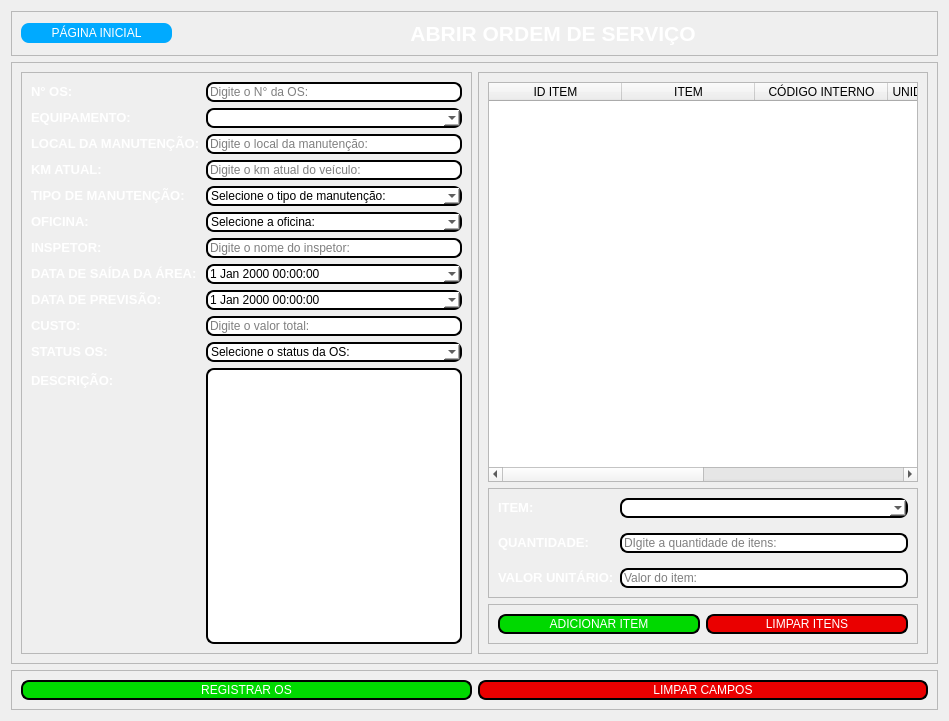
         <widget class="QWidget" name="page_15">
          <layout class="QVBoxLayout" name="verticalLayout_45">
           <item>
            <widget class="QFrame" name="frame_abrir_os_titulo">
             <property name="frameShape">
              <enum>QFrame::StyledPanel</enum>
             </property>
             <property name="frameShadow">
              <enum>QFrame::Raised</enum>
             </property>
             <layout class="QHBoxLayout" name="horizontalLayout_53">
              <item>
               <widget class="QPushButton" name="btn_abrir_os_pg_inicial">
                <property name="minimumSize">
                 <size>
                  <width>0</width>
                  <height>20</height>
                 </size>
                </property>
                <property name="maximumSize">
                 <size>
                  <width>200</width>
                  <height>16777215</height>
                 </size>
                </property>
                <property name="styleSheet">
                 <string notr="true">background-color: rgb(0, 170, 255);
color: rgb(255, 255, 255);
border-radius: 8px;
border: 0px;</string>
                </property>
                <property name="text">
                 <string>PÁGINA INICIAL</string>
                </property>
               </widget>
              </item>
              <item>
               <widget class="QLabel" name="lbl_abrir_os_titulo">
                <property name="minimumSize">
                 <size>
                  <width>750</width>
                  <height>0</height>
                 </size>
                </property>
                <property name="text">
                 <string>&lt;html&gt;&lt;head/&gt;&lt;body&gt;&lt;p align=&quot;center&quot;&gt;&lt;span style=&quot; font-size:16pt; font-weight:600; color:#ffffff;&quot;&gt;ABRIR ORDEM DE SERVIÇO&lt;/span&gt;&lt;/p&gt;&lt;/body&gt;&lt;/html&gt;</string>
                </property>
               </widget>
              </item>
             </layout>
            </widget>
           </item>
           <item>
            <widget class="QFrame" name="frame_abrir_os">
             <property name="frameShape">
              <enum>QFrame::StyledPanel</enum>
             </property>
             <property name="frameShadow">
              <enum>QFrame::Raised</enum>
             </property>
             <layout class="QHBoxLayout" name="horizontalLayout_55">
              <item>
               <widget class="QFrame" name="frame_abrir_os_info">
                <property name="minimumSize">
                 <size>
                  <width>0</width>
                  <height>500</height>
                 </size>
                </property>
                <property name="frameShape">
                 <enum>QFrame::StyledPanel</enum>
                </property>
                <property name="frameShadow">
                 <enum>QFrame::Raised</enum>
                </property>
                <layout class="QFormLayout" name="formLayout_9">
                 <item row="1" column="0">
                  <widget class="QLabel" name="lbl_abrir_os_numero">
                   <property name="text">
                    <string>&lt;html&gt;&lt;head/&gt;&lt;body&gt;&lt;p&gt;&lt;span style=&quot; font-size:10pt; font-weight:600; color:#ffffff;&quot;&gt;N° OS:&lt;/span&gt;&lt;/p&gt;&lt;/body&gt;&lt;/html&gt;</string>
                   </property>
                  </widget>
                 </item>
                 <item row="1" column="1">
                  <widget class="QLineEdit" name="edit_abrir_os_numero">
                   <property name="styleSheet">
                    <string notr="true">border-radius: 8px;
border:  2px solid black;
background-color: rgb(255, 255, 255);</string>
                   </property>
                   <property name="placeholderText">
                    <string>Digite o N° da OS:</string>
                   </property>
                  </widget>
                 </item>
                 <item row="6" column="0">
                  <widget class="QLabel" name="lbl_abrir_os_local">
                   <property name="text">
                    <string>&lt;html&gt;&lt;head/&gt;&lt;body&gt;&lt;p&gt;&lt;span style=&quot; font-size:10pt; font-weight:600; color:#ffffff;&quot;&gt;LOCAL DA MANUTENÇÃO:&lt;/span&gt;&lt;/p&gt;&lt;/body&gt;&lt;/html&gt;</string>
                   </property>
                  </widget>
                 </item>
                 <item row="6" column="1">
                  <widget class="QLineEdit" name="edit_abrir_os_local">
                   <property name="styleSheet">
                    <string notr="true">border-radius: 8px;
border:  2px solid black;
background-color: rgb(255, 255, 255);</string>
                   </property>
                   <property name="placeholderText">
                    <string>Digite o local da manutenção:</string>
                   </property>
                  </widget>
                 </item>
                 <item row="4" column="0">
                  <widget class="QLabel" name="lbl_abrir_os_equipamento">
                   <property name="text">
                    <string>&lt;html&gt;&lt;head/&gt;&lt;body&gt;&lt;p&gt;&lt;span style=&quot; font-size:10pt; font-weight:600; color:#ffffff;&quot;&gt;EQUIPAMENTO:&lt;/span&gt;&lt;/p&gt;&lt;/body&gt;&lt;/html&gt;</string>
                   </property>
                  </widget>
                 </item>
                 <item row="4" column="1">
                  <widget class="QComboBox" name="box_abrir_os_equipamento">
                   <property name="styleSheet">
                    <string notr="true">border-radius: 8px;
border:  2px solid black;
background-color: rgb(255, 255, 255);</string>
                   </property>
                  </widget>
                 </item>
                 <item row="8" column="0">
                  <widget class="QLabel" name="lbl_abrir_os_km_atual">
                   <property name="text">
                    <string>&lt;html&gt;&lt;head/&gt;&lt;body&gt;&lt;p&gt;&lt;span style=&quot; font-size:10pt; font-weight:600; color:#ffffff;&quot;&gt;KM ATUAL:&lt;/span&gt;&lt;/p&gt;&lt;/body&gt;&lt;/html&gt;</string>
                   </property>
                  </widget>
                 </item>
                 <item row="8" column="1">
                  <widget class="QLineEdit" name="edit_abrir_os_km_atual">
                   <property name="styleSheet">
                    <string notr="true">border-radius: 8px;
border:  2px solid black;
background-color: rgb(255, 255, 255);</string>
                   </property>
                   <property name="placeholderText">
                    <string>Digite o km atual do veículo:</string>
                   </property>
                  </widget>
                 </item>
                 <item row="10" column="0">
                  <widget class="QLabel" name="lbl_abrir_os_tipo">
                   <property name="text">
                    <string>&lt;html&gt;&lt;head/&gt;&lt;body&gt;&lt;p&gt;&lt;span style=&quot; font-size:10pt; font-weight:600; color:#ffffff;&quot;&gt;TIPO DE MANUTENÇÃO:&lt;/span&gt;&lt;/p&gt;&lt;/body&gt;&lt;/html&gt;</string>
                   </property>
                  </widget>
                 </item>
                 <item row="10" column="1">
                  <widget class="QComboBox" name="box_abrir_os_tipo">
                   <property name="styleSheet">
                    <string notr="true">border-radius: 8px;
border:  2px solid black;
background-color: rgb(255, 255, 255);</string>
                   </property>
                   <item>
                    <property name="text">
                     <string>Selecione o tipo de manutenção:</string>
                    </property>
                   </item>
                   <item>
                    <property name="text">
                     <string>PREVENTIVA</string>
                    </property>
                   </item>
                   <item>
                    <property name="text">
                     <string>CORRETIVA_PLANEJADA</string>
                    </property>
                   </item>
                   <item>
                    <property name="text">
                     <string>CORRETIVA_NÃO_PLANEJADA</string>
                    </property>
                   </item>
                   <item>
                    <property name="text">
                     <string>REVISÃO</string>
                    </property>
                   </item>
                  </widget>
                 </item>
                 <item row="12" column="0">
                  <widget class="QLabel" name="lbl_abrir_os_oficina">
                   <property name="text">
                    <string>&lt;html&gt;&lt;head/&gt;&lt;body&gt;&lt;p&gt;&lt;span style=&quot; font-size:10pt; font-weight:600; color:#ffffff;&quot;&gt;OFICINA:&lt;/span&gt;&lt;/p&gt;&lt;/body&gt;&lt;/html&gt;</string>
                   </property>
                  </widget>
                 </item>
                 <item row="12" column="1">
                  <widget class="QComboBox" name="box_abrir_os_oficina">
                   <property name="styleSheet">
                    <string notr="true">border-radius: 8px;
border:  2px solid black;
background-color: rgb(255, 255, 255);</string>
                   </property>
                   <item>
                    <property name="text">
                     <string>Selecione a oficina:</string>
                    </property>
                   </item>
                   <item>
                    <property name="text">
                     <string>OFICINA_INTERNA</string>
                    </property>
                   </item>
                   <item>
                    <property name="text">
                     <string>OFICINA_EXTERNA</string>
                    </property>
                   </item>
                  </widget>
                 </item>
                 <item row="14" column="0">
                  <widget class="QLabel" name="lbl_abrir_os_inspetor">
                   <property name="text">
                    <string>&lt;html&gt;&lt;head/&gt;&lt;body&gt;&lt;p&gt;&lt;span style=&quot; font-size:10pt; font-weight:600; color:#ffffff;&quot;&gt;INSPETOR:&lt;/span&gt;&lt;/p&gt;&lt;/body&gt;&lt;/html&gt;</string>
                   </property>
                  </widget>
                 </item>
                 <item row="14" column="1">
                  <widget class="QLineEdit" name="edit_abrir_os_inspetor">
                   <property name="styleSheet">
                    <string notr="true">border-radius: 8px;
border:  2px solid black;
background-color: rgb(255, 255, 255);</string>
                   </property>
                   <property name="placeholderText">
                    <string>Digite o nome do inspetor:</string>
                   </property>
                  </widget>
                 </item>
                 <item row="16" column="0">
                  <widget class="QLabel" name="lbl_abrir_os_data_saida">
                   <property name="text">
                    <string>&lt;html&gt;&lt;head/&gt;&lt;body&gt;&lt;p&gt;&lt;span style=&quot; font-size:10pt; font-weight:600; color:#ffffff;&quot;&gt;DATA DE SAÍDA DA ÁREA:&lt;/span&gt;&lt;/p&gt;&lt;/body&gt;&lt;/html&gt;</string>
                   </property>
                  </widget>
                 </item>
                 <item row="16" column="1">
                  <widget class="QDateTimeEdit" name="date_abrir_os_data_saida">
                   <property name="styleSheet">
                    <string notr="true">QDateTimeEdit {
    border: 2px solid black;
    border-radius: 8px;
    background-color: white;
}

/* Calendário popup */
QDateTimeEdit QCalendarWidget {
    background-color: white;
    color: black;
}

QCalendarWidget QMenu {
    background-color: white;
    color: black;
}

/* Dias do calendário */
QDateTimeEdit QCalendarWidget QAbstractItemView {
    background-color: white;
    color: black;
    selection-background-color: #0078d7;
    selection-color: white;
}

/* Barra superior (mês/ano e setas) */
QDateTimeEdit QCalendarWidget QWidget#qt_calendar_navigationbar {
    background-color: rgb(0, 85, 255);
}
</string>
                   </property>
                   <property name="calendarPopup">
                    <bool>true</bool>
                   </property>
                  </widget>
                 </item>
                 <item row="18" column="0">
                  <widget class="QLabel" name="lbl_abrir_os_data_previsao">
                   <property name="text">
                    <string>&lt;html&gt;&lt;head/&gt;&lt;body&gt;&lt;p&gt;&lt;span style=&quot; font-size:10pt; font-weight:600; color:#ffffff;&quot;&gt;DATA DE PREVISÃO:&lt;/span&gt;&lt;/p&gt;&lt;/body&gt;&lt;/html&gt;</string>
                   </property>
                  </widget>
                 </item>
                 <item row="18" column="1">
                  <widget class="QDateTimeEdit" name="date_abrir_os_data_previsao">
                   <property name="styleSheet">
                    <string notr="true">QDateTimeEdit {
    border: 2px solid black;
    border-radius: 8px;
    background-color: white;
}

/* Calendário popup */
QDateTimeEdit QCalendarWidget {
    background-color: white;
    color: black;
}

QCalendarWidget QMenu {
    background-color: white;
    color: black;
}

/* Dias do calendário */
QDateTimeEdit QCalendarWidget QAbstractItemView {
    background-color: white;
    color: black;
    selection-background-color: #0078d7;
    selection-color: white;
}

/* Barra superior (mês/ano e setas) */
QDateTimeEdit QCalendarWidget QWidget#qt_calendar_navigationbar {
    background-color: rgb(0, 85, 255);
}
</string>
                   </property>
                   <property name="calendarPopup">
                    <bool>true</bool>
                   </property>
                  </widget>
                 </item>
                 <item row="20" column="0">
                  <widget class="QLabel" name="lbl_abrir_os_custo">
                   <property name="text">
                    <string>&lt;html&gt;&lt;head/&gt;&lt;body&gt;&lt;p&gt;&lt;span style=&quot; font-size:10pt; font-weight:600; color:#ffffff;&quot;&gt;CUSTO:&lt;/span&gt;&lt;/p&gt;&lt;/body&gt;&lt;/html&gt;</string>
                   </property>
                  </widget>
                 </item>
                 <item row="20" column="1">
                  <widget class="QLineEdit" name="edit_abrir_os_custo">
                   <property name="styleSheet">
                    <string notr="true">border-radius: 8px;
border:  2px solid black;
background-color: rgb(255, 255, 255);</string>
                   </property>
                   <property name="readOnly">
                    <bool>true</bool>
                   </property>
                   <property name="placeholderText">
                    <string>Digite o valor total:</string>
                   </property>
                  </widget>
                 </item>
                 <item row="22" column="0">
                  <widget class="QLabel" name="lbl_abrir_os_status">
                   <property name="text">
                    <string>&lt;html&gt;&lt;head/&gt;&lt;body&gt;&lt;p&gt;&lt;span style=&quot; font-size:10pt; font-weight:600; color:#ffffff;&quot;&gt;STATUS OS:&lt;/span&gt;&lt;/p&gt;&lt;/body&gt;&lt;/html&gt;</string>
                   </property>
                  </widget>
                 </item>
                 <item row="22" column="1">
                  <widget class="QComboBox" name="box_abrir_os_status">
                   <property name="styleSheet">
                    <string notr="true">border-radius: 8px;
border:  2px solid black;
background-color: rgb(255, 255, 255);</string>
                   </property>
                   <item>
                    <property name="text">
                     <string>Selecione o status da OS:</string>
                    </property>
                   </item>
                   <item>
                    <property name="text">
                     <string>ABERTA</string>
                    </property>
                   </item>
                   <item>
                    <property name="text">
                     <string>EM_EXECUCAO</string>
                    </property>
                   </item>
                   <item>
                    <property name="text">
                     <string>FECHADA</string>
                    </property>
                   </item>
                   <item>
                    <property name="text">
                     <string>CANCELADA</string>
                    </property>
                   </item>
                  </widget>
                 </item>
                 <item row="24" column="0">
                  <widget class="QLabel" name="lbl_abrir_os_descricao">
                   <property name="text">
                    <string>&lt;html&gt;&lt;head/&gt;&lt;body&gt;&lt;p&gt;&lt;span style=&quot; font-size:10pt; font-weight:600; color:#ffffff;&quot;&gt;DESCRIÇÃO:&lt;/span&gt;&lt;/p&gt;&lt;/body&gt;&lt;/html&gt;</string>
                   </property>
                  </widget>
                 </item>
                 <item row="24" column="1">
                  <widget class="QTextBrowser" name="txt_abrir_os_descricao">
                   <property name="styleSheet">
                    <string notr="true">border-radius: 8px;
border:  2px solid black;
background-color: rgb(255, 255, 255);</string>
                   </property>
                   <property name="readOnly">
                    <bool>false</bool>
                   </property>
                  </widget>
                 </item>
                </layout>
               </widget>
              </item>
              <item>
               <widget class="QFrame" name="frame_abrir_os_itens">
                <property name="minimumSize">
                 <size>
                  <width>450</width>
                  <height>0</height>
                 </size>
                </property>
                <property name="frameShape">
                 <enum>QFrame::StyledPanel</enum>
                </property>
                <property name="frameShadow">
                 <enum>QFrame::Raised</enum>
                </property>
                <layout class="QVBoxLayout" name="verticalLayout_38">
                 <item>
                  <widget class="QTableWidget" name="table_abrir_os_itens">
                   <property name="minimumSize">
                    <size>
                     <width>0</width>
                     <height>400</height>
                    </size>
                   </property>
                   <property name="styleSheet">
                    <string notr="true">QTableWidget::item{
	color: white;
}</string>
                   </property>
                   <attribute name="horizontalHeaderDefaultSectionSize">
                    <number>133</number>
                   </attribute>
                   <attribute name="horizontalHeaderStretchLastSection">
                    <bool>true</bool>
                   </attribute>
                   <column>
                    <property name="text">
                     <string>ID ITEM</string>
                    </property>
                   </column>
                   <column>
                    <property name="text">
                     <string>ITEM</string>
                    </property>
                   </column>
                   <column>
                    <property name="text">
                     <string>CÓDIGO INTERNO</string>
                    </property>
                   </column>
                   <column>
                    <property name="text">
                     <string>UNIDADE DE MEDIDA</string>
                    </property>
                   </column>
                   <column>
                    <property name="text">
                     <string>QNTD SOLICITADA</string>
                    </property>
                   </column>
                   <column>
                    <property name="text">
                     <string>STATUS</string>
                    </property>
                   </column>
                  </widget>
                 </item>
                 <item>
                  <widget class="QFrame" name="frame_abrir_os_itens_info">
                   <property name="frameShape">
                    <enum>QFrame::StyledPanel</enum>
                   </property>
                   <property name="frameShadow">
                    <enum>QFrame::Raised</enum>
                   </property>
                   <layout class="QFormLayout" name="formLayout_10">
                    <property name="verticalSpacing">
                     <number>15</number>
                    </property>
                    <item row="1" column="0">
                     <widget class="QLabel" name="lbl_abrir_os_itens_item">
                      <property name="text">
                       <string>&lt;html&gt;&lt;head/&gt;&lt;body&gt;&lt;p&gt;&lt;span style=&quot; font-size:10pt; font-weight:600; color:#ffffff;&quot;&gt;ITEM:&lt;/span&gt;&lt;/p&gt;&lt;/body&gt;&lt;/html&gt;</string>
                      </property>
                     </widget>
                    </item>
                    <item row="1" column="1">
                     <widget class="QComboBox" name="box_abrir_os_itens_item">
                      <property name="styleSheet">
                       <string notr="true">border-radius: 8px;
border:  2px solid black;
background-color: rgb(255, 255, 255);</string>
                      </property>
                     </widget>
                    </item>
                    <item row="2" column="1">
                     <widget class="QLineEdit" name="edit_abrir_os_itens_qntd">
                      <property name="styleSheet">
                       <string notr="true">border-radius: 8px;
border:  2px solid black;
background-color: rgb(255, 255, 255);</string>
                      </property>
                      <property name="placeholderText">
                       <string>DIgite a quantidade de itens:</string>
                      </property>
                     </widget>
                    </item>
                    <item row="2" column="0">
                     <widget class="QLabel" name="lbl_abrir_os_itens_qntd">
                      <property name="text">
                       <string>&lt;html&gt;&lt;head/&gt;&lt;body&gt;&lt;p&gt;&lt;span style=&quot; font-size:10pt; font-weight:600; color:#ffffff;&quot;&gt;QUANTIDADE:&lt;/span&gt;&lt;/p&gt;&lt;/body&gt;&lt;/html&gt;</string>
                      </property>
                     </widget>
                    </item>
                    <item row="3" column="0">
                     <widget class="QLabel" name="lbl_abrir_os_itens_valor_unitario">
                      <property name="text">
                       <string>&lt;html&gt;&lt;head/&gt;&lt;body&gt;&lt;p&gt;&lt;span style=&quot; font-size:10pt; font-weight:600; color:#ffffff;&quot;&gt;VALOR UNITÁRIO:&lt;/span&gt;&lt;/p&gt;&lt;/body&gt;&lt;/html&gt;</string>
                      </property>
                     </widget>
                    </item>
                    <item row="3" column="1">
                     <widget class="QLineEdit" name="edit_abrir_os_itens_valor_unitario">
                      <property name="styleSheet">
                       <string notr="true">border-radius: 8px;
border:  2px solid black;
background-color: rgb(255, 255, 255);</string>
                      </property>
                      <property name="placeholderText">
                       <string>Valor do item:</string>
                      </property>
                     </widget>
                    </item>
                   </layout>
                  </widget>
                 </item>
                 <item>
                  <widget class="QFrame" name="frame_abrir_os_itens_action">
                   <property name="frameShape">
                    <enum>QFrame::StyledPanel</enum>
                   </property>
                   <property name="frameShadow">
                    <enum>QFrame::Raised</enum>
                   </property>
                   <layout class="QHBoxLayout" name="horizontalLayout_56">
                    <item>
                     <widget class="QPushButton" name="btn_abrir_os_itens_add">
                      <property name="minimumSize">
                       <size>
                        <width>0</width>
                        <height>20</height>
                       </size>
                      </property>
                      <property name="styleSheet">
                       <string notr="true">color: rgb(255, 255, 255);
border-radius: 8px;
border: 2px solid black;
background-color: rgb(0, 217, 0);</string>
                      </property>
                      <property name="text">
                       <string>ADICIONAR ITEM</string>
                      </property>
                     </widget>
                    </item>
                    <item>
                     <widget class="QPushButton" name="btn_abrir_os_itens_limpar">
                      <property name="minimumSize">
                       <size>
                        <width>0</width>
                        <height>20</height>
                       </size>
                      </property>
                      <property name="styleSheet">
                       <string notr="true">color: rgb(255, 255, 255);
border-radius: 8px;
border: 2px solid black;
background-color: rgb(234, 0, 0);</string>
                      </property>
                      <property name="text">
                       <string>LIMPAR ITENS</string>
                      </property>
                     </widget>
                    </item>
                   </layout>
                  </widget>
                 </item>
                </layout>
               </widget>
              </item>
             </layout>
            </widget>
           </item>
           <item>
            <widget class="QFrame" name="frame_abrir_os_action">
             <property name="minimumSize">
              <size>
               <width>0</width>
               <height>40</height>
              </size>
             </property>
             <property name="frameShape">
              <enum>QFrame::StyledPanel</enum>
             </property>
             <property name="frameShadow">
              <enum>QFrame::Raised</enum>
             </property>
             <layout class="QHBoxLayout" name="horizontalLayout_54">
              <item>
               <widget class="QPushButton" name="btn_abrir_os_salvar">
                <property name="minimumSize">
                 <size>
                  <width>0</width>
                  <height>20</height>
                 </size>
                </property>
                <property name="styleSheet">
                 <string notr="true">color: rgb(255, 255, 255);
border-radius: 8px;
border: 2px solid black;
background-color: rgb(0, 217, 0);</string>
                </property>
                <property name="text">
                 <string>REGISTRAR OS</string>
                </property>
               </widget>
              </item>
              <item>
               <widget class="QPushButton" name="btn_abrir_os_limpar">
                <property name="minimumSize">
                 <size>
                  <width>0</width>
                  <height>20</height>
                 </size>
                </property>
                <property name="styleSheet">
                 <string notr="true">color: rgb(255, 255, 255);
border-radius: 8px;
border: 2px solid black;
background-color: rgb(234, 0, 0);</string>
                </property>
                <property name="text">
                 <string>LIMPAR CAMPOS</string>
                </property>
               </widget>
              </item>
             </layout>
            </widget>
           </item>
          </layout>
         </widget>
